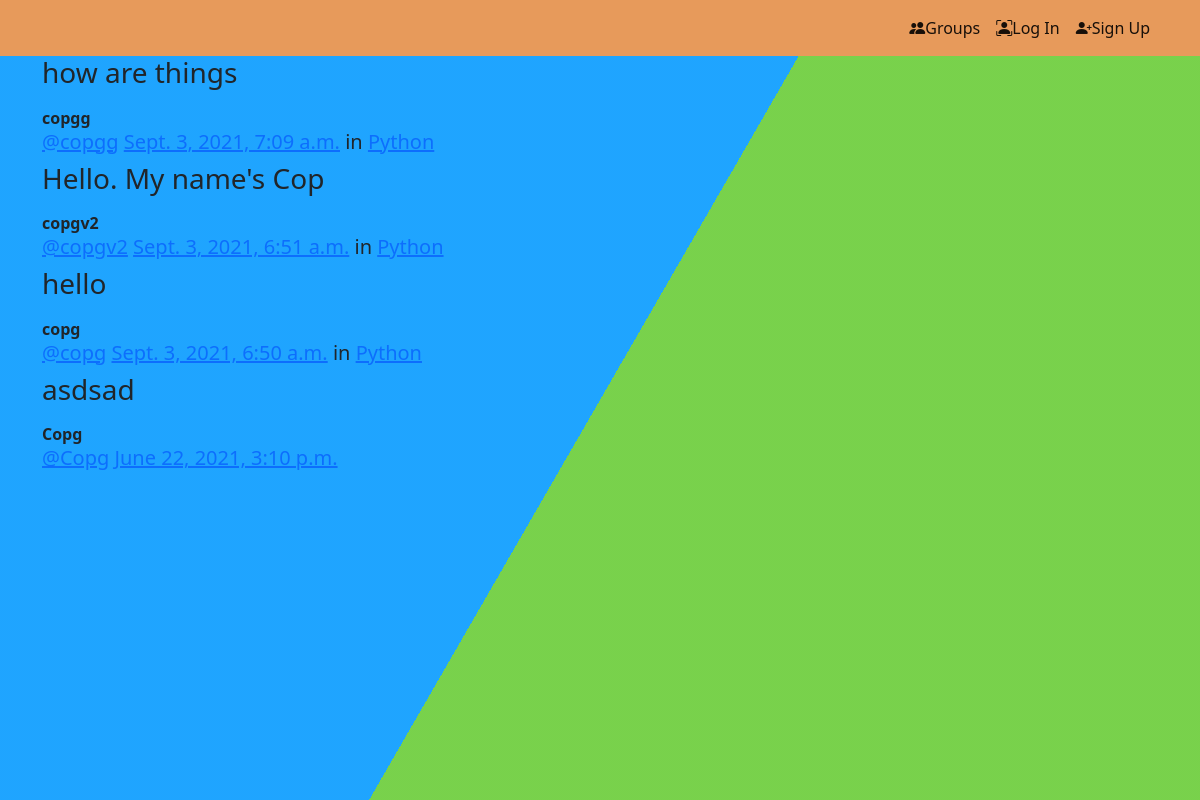
/posts/, run on the app's committed database.
### posts/models.py (models this page shows, shortened)
class Post(models.Model):
    user = models.ForeignKey(User, related_name='posts',
                             on_delete=models.CASCADE)
    created_at = models.DateTimeField(auto_now=True)
    message = models.TextField()
    message_html = models.TextField(editable=False)
    group = models.ForeignKey(
        Group, related_name='posts', null=True, blank=True, on_delete=models.CASCADE)
    class Meta:
        ordering = ["-created_at"]
        unique_together = ['user', 'message']

### groups/models.py (models this page shows, shortened)
class Group(models.Model):
    name = models.CharField(max_length=256,unique=True)
    slug = models.SlugField(max_length=256,unique=True)
    description = models.TextField(default='',blank=True)
    description_html = models.TextField(editable=False, default='', blank=True)
    members = models.ManyToManyField(User,through='GroupMember')
    class Meta:
        ordering = ['name']

### posts/views.py (the view)
class PostList(SelectRelatedMixin, generic.ListView):
    model = models.Post
    select_related = ('user', 'group')

### posts/templates/posts/post_list.html (shortened to what this page needs)
{% extends "posts/post_base.html" %}
{% block post_content %}
<div class="col-md-8">
    {% for post in post_list %}
    {% include "posts/_post.html" %}
    {% endfor %}
</div>
{% endblock post_content %}

### posts/templates/posts/_post.html (shortened to what this page needs)
<div class="post media">
	<h3>{{ post.message_html|safe }}</h3>
	<div class="media-body">
		<strong>{{ post.user.username }}</strong>
		<h5 class="media-heading">
			<span class="username"><a href="{% url 'posts:for_user' username=post.user.username %}">@{{ post.user.username }}</a></span>
			<time class="time"><a href="{% url 'posts:single' username=post.user.username pk=post.pk %}">{{ post.created_at }}</a></time>
			{% if post.group %}
			<span class="group-name">in <a href="#">{{ post.group.name }}</a></span>
			{% endif %}
		</h5>
	</div>
</div>

### static/mypro/css/mypro3.css (style rules this page uses)
html { height:100%; }
body { margin:0; }

### data on the page
Post: message_html "how are things", user.username "copgg", created_at "Sept. 3, 2021, 7:09 a.m.", group.name "Python"
Post: message_html "Hello. My name's Cop", user.username "copgv2", created_at "Sept. 3, 2021, 6:51 a.m.", group.name "Python"
Post: message_html "hello", user.username "copg", created_at "Sept. 3, 2021, 6:50 a.m.", group.name "Python"
Post: message_html "asdsad", user.username "Copg", created_at "June 22, 2021, 3:10 p.m."
